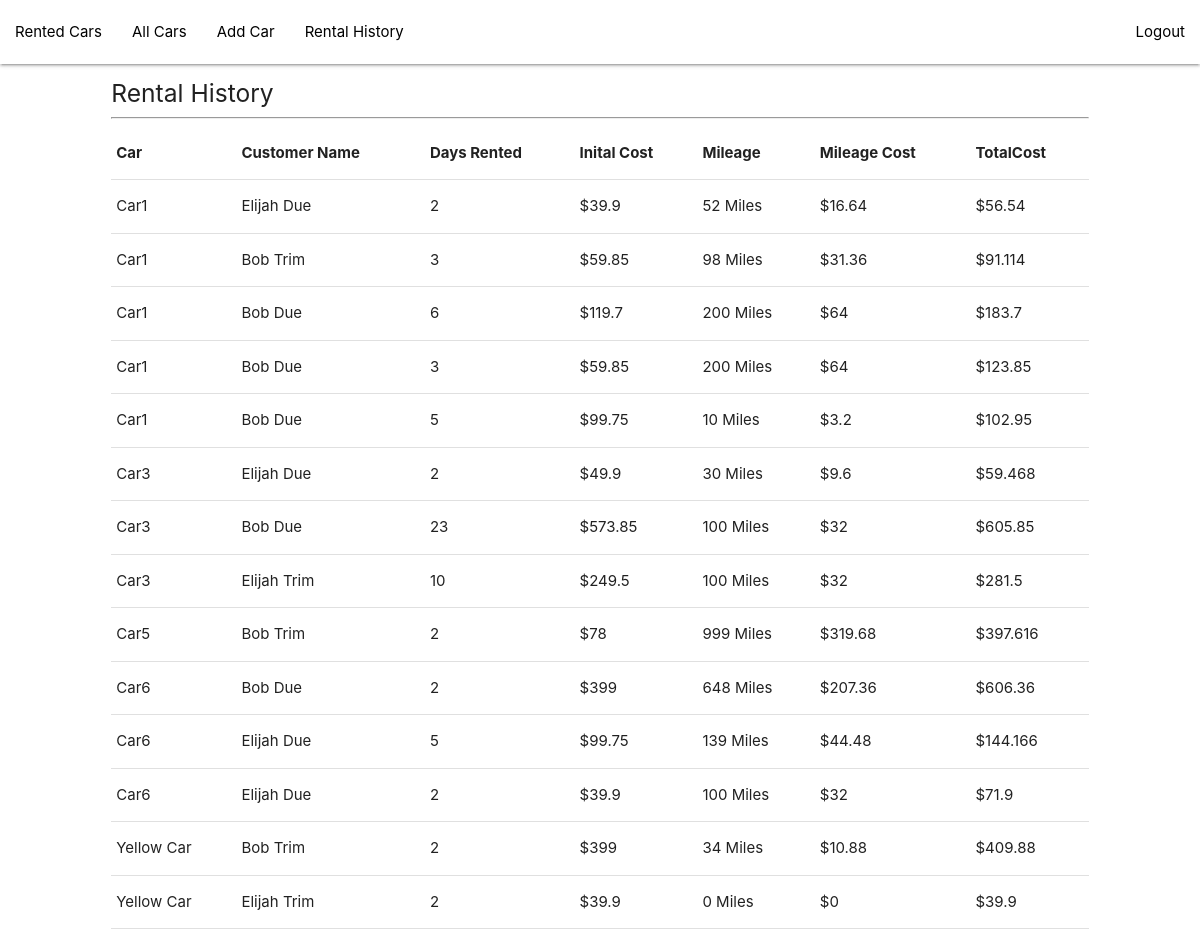
/Admin/rentalHistory.php (signed in), run on the app's committed database.
### tables this page shows
CREATE TABLE IF NOT EXISTS `rentals` (
  `RentalID` int(11) NOT NULL AUTO_INCREMENT,
  `RentalCustomer` int(11) NOT NULL,
  `RentalCar` int(11) NOT NULL,
  `RentalDays` int(11) NOT NULL,
  `InitialCost` double NOT NULL,
  `RentalCode` varchar(255) NOT NULL,
  PRIMARY KEY (`RentalID`),
  KEY `Customer` (`RentalCustomer`),
  KEY `Car` (`RentalCar`)
);

CREATE TABLE IF NOT EXISTS `cars` (
  `CarID` int(11) NOT NULL AUTO_INCREMENT,
  `CarModel` int(11) NOT NULL,
  `CarName` varchar(45) NOT NULL,
  `Seats` varchar(10) NOT NULL,
  `Available` tinyint(1) NOT NULL,
  `ImageName` varchar(255) NOT NULL,
  `TotalMileage` double NOT NULL,
  PRIMARY KEY (`CarID`),
  KEY `Model` (`CarModel`)
);

CREATE TABLE IF NOT EXISTS `customer` (
  `CustomerID` int(11) NOT NULL AUTO_INCREMENT,
  `FName` varchar(45) NOT NULL,
  `LName` varchar(45) NOT NULL,
  `PhoneNumber` varchar(15) NOT NULL,
  PRIMARY KEY (`CustomerID`)
);

CREATE TABLE IF NOT EXISTS `rentalreturns` (
  `ReturnID` int(11) NOT NULL AUTO_INCREMENT,
  `Rental` int(11) NOT NULL,
  `Mileage` int(11) NOT NULL,
  `TotalCost` double NOT NULL,
  PRIMARY KEY (`ReturnID`),
  KEY `Rental` (`Rental`)
);

### Models/Rentals.php (called while the page is built, shortened)
<?php
function getAllReturnedRentals(){
	global $db;
	$query = "SELECT RentalID, InitialCost, RentalDays, cars.CarName, customer.FName, customer.LName, rentalreturns.Mileage, rentalreturns.TotalCost
						 FROM rentals
						 INNER JOIN cars ON rentals.RentalCar = cars.CarID
						 INNER JOIN customer ON rentals.RentalCustomer = customer.CustomerID
						 INNER JOIN rentalreturns ON rentalreturns.Rental = rentals.RentalID
						 ORDER BY CarName ASC, RentalID DESC";
	$result = $db->query($query);
	return $result;
}
?>

### Admin/rentalHistory.php (the view, shortened to what this page needs)
<?php
	require_once("../Models/DBConnect.php");
	require_once("../Models/Rentals.php");
	include("../Views/header2.php");
	$rentals = getAllReturnedRentals();
 ?>
<div class="row">
	<div class="col s12 m10 offset-m1">
		<h5>Rental History</h5>
		<hr />
		<table>
			<tr>
				<th>Car</th>
				<th>Customer Name</th>
				<th>Days Rented</th>
				<th>Inital Cost</th>
				<th>Mileage</th>
				<th>Mileage Cost</th>
				<th>TotalCost</th>
			</tr>
			<?php foreach($rentals as $rental): ?>
				<tr>
					<td><?php echo $rental["CarName"]; ?></td>
					<td><?php echo $rental['FName'] . " " . $rental['LName']; ?></td>
					<td><?php echo $rental["RentalDays"]; ?></td>
					<td>$<?php echo $rental["InitialCost"]; ?></td>
					<td><?php echo $rental["Mileage"]; ?> Miles</td>
					<td>$<?php echo $rental["Mileage"] * 0.32;; ?></td>
					<td>$<?php echo $rental["TotalCost"]; ?></td>
				</tr>
			<?php endforeach; ?>
		</table>
	</div>
</div>
<?php include("../Views/footer.php"); ?>

### Views/header2.php (shortened to what this page needs)
<!DOCTYPE html>
<html>
	<head>
	<link rel="stylesheet" type="text/css" href="..\css\materialize.css">
	</head>
	<body>
		<nav class="white">
			<div class="nav-wrapper">
				<?php if(isset($_SESSION["Admin"])): ?>
					<ul class="left hide-on-med-and-down">
						<li ><a href="index.php" class="black-text">Rented Cars</a></li>
						<li ><a href="allCars.php" class="black-text">All Cars</a></li>
						<li ><a href="addCarForm.php" class="black-text">Add Car</a></li>
						<li ><a href="rentalHistory.php" class="black-text">Rental History</a></li>
					</ul>
					<ul class="right hide-on-med-and-down">
						<li ><a href="logout.php" class="black-text">Logout</a></li>
					</ul>
				<?php endif; ?>
			</div>
		</nav>
		<main>

### Views/footer.php (shortened to what this page needs)
</main>
	</body>
</html>

### data on the page
rentals: RentalCar.CarName "Car1", RentalCustomer.FName "Elijah", RentalCustomer.LName "Due", RentalDays "2", InitialCost "39.9", rentalreturns.Mileage "52", $rental['Mileage']*0.32 "16.64", rentalreturns.TotalCost "56.54"
rentals: RentalCar.CarName "Car1", RentalCustomer.FName "Bob", RentalCustomer.LName "Trim", RentalDays "3", InitialCost "59.85", rentalreturns.Mileage "98", $rental['Mileage']*0.32 "31.36", rentalreturns.TotalCost "91.114"
rentals: RentalCar.CarName "Car1", RentalCustomer.FName "Bob", RentalCustomer.LName "Due", RentalDays "6", InitialCost "119.7", rentalreturns.Mileage "200", $rental['Mileage']*0.32 "64", rentalreturns.TotalCost "183.7"
rentals: RentalCar.CarName "Car1", RentalCustomer.FName "Bob", RentalCustomer.LName "Due", RentalDays "3", InitialCost "59.85", rentalreturns.Mileage "200", $rental['Mileage']*0.32 "64", rentalreturns.TotalCost "123.85"
rentals: RentalCar.CarName "Car1", RentalCustomer.FName "Bob", RentalCustomer.LName "Due", RentalDays "5", InitialCost "99.75", rentalreturns.Mileage "10", $rental['Mileage']*0.32 "3.2", rentalreturns.TotalCost "102.95"
rentals: RentalCar.CarName "Car3", RentalCustomer.FName "Elijah", RentalCustomer.LName "Due", RentalDays "2", InitialCost "49.9", rentalreturns.Mileage "30", $rental['Mileage']*0.32 "9.6", rentalreturns.TotalCost "59.468"
rentals: RentalCar.CarName "Car3", RentalCustomer.FName "Bob", RentalCustomer.LName "Due", RentalDays "23", InitialCost "573.85", rentalreturns.Mileage "100", $rental['Mileage']*0.32 "32", rentalreturns.TotalCost "605.85"
rentals: RentalCar.CarName "Car3", RentalCustomer.FName "Elijah", RentalCustomer.LName "Trim", RentalDays "10", InitialCost "249.5", rentalreturns.Mileage "100", $rental['Mileage']*0.32 "32", rentalreturns.TotalCost "281.5"
rentals: RentalCar.CarName "Car5", RentalCustomer.FName "Bob", RentalCustomer.LName "Trim", RentalDays "2", InitialCost "78", rentalreturns.Mileage "999", $rental['Mileage']*0.32 "319.68", rentalreturns.TotalCost "397.616"
rentals: RentalCar.CarName "Car6", RentalCustomer.FName "Bob", RentalCustomer.LName "Due", RentalDays "2", InitialCost "399", rentalreturns.Mileage "648", $rental['Mileage']*0.32 "207.36", rentalreturns.TotalCost "606.36"
rentals: RentalCar.CarName "Car6", RentalCustomer.FName "Elijah", RentalCustomer.LName "Due", RentalDays "5", InitialCost "99.75", rentalreturns.Mileage "139", $rental['Mileage']*0.32 "44.48", rentalreturns.TotalCost "144.166"
rentals: RentalCar.CarName "Car6", RentalCustomer.FName "Elijah", RentalCustomer.LName "Due", RentalDays "2", InitialCost "39.9", rentalreturns.Mileage "100", $rental['Mileage']*0.32 "32", rentalreturns.TotalCost "71.9"
rentals: RentalCar.CarName "Yellow Car", RentalCustomer.FName "Bob", RentalCustomer.LName "Trim", RentalDays "2", InitialCost "399", rentalreturns.Mileage "34", $rental['Mileage']*0.32 "10.88", rentalreturns.TotalCost "409.88"
rentals: RentalCar.CarName "Yellow Car", RentalCustomer.FName "Elijah", RentalCustomer.LName "Trim", RentalDays "2", InitialCost "39.9", rentalreturns.Mileage "0", $rental['Mileage']*0.32 "0", rentalreturns.TotalCost "39.9"
